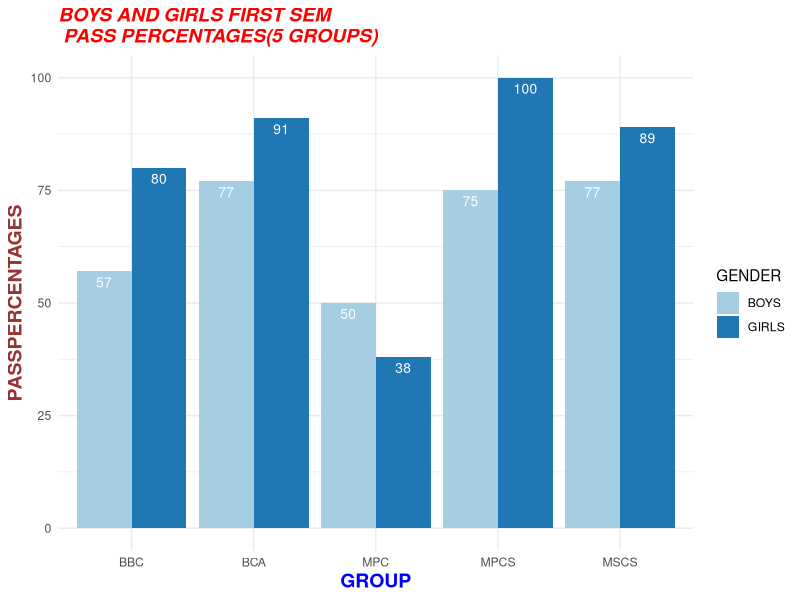
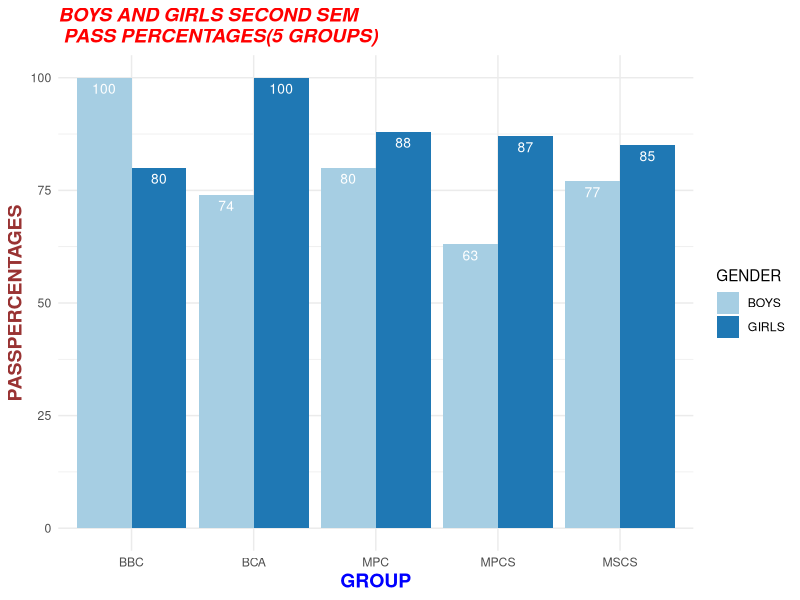
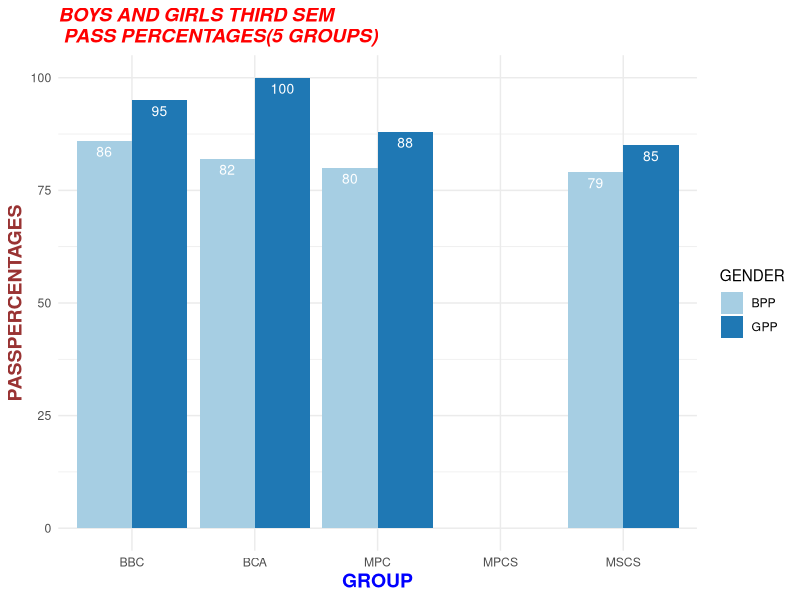
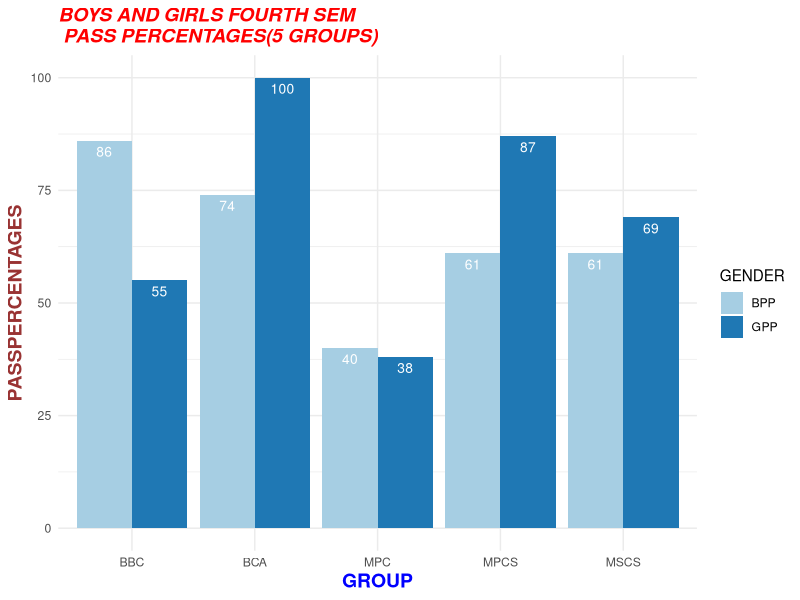
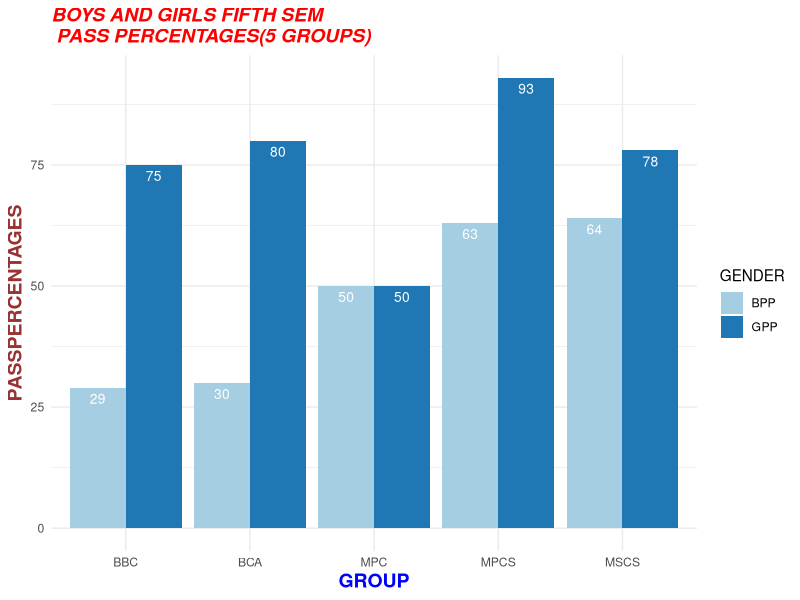

Here is the R script that generated these plots, in order:
getwd()
setwd("C:\\RDASH")
s=read.csv("RESANAL.csv")

#FIRST SEM ALL BOYS AND GIRLS PASS PERCENTAGES BARPLOT

s2=subset(s,SEMNO.==1 & GROUP=="M.S.CS.")
for(i in 1:length(s2$RNO))
  ifelse(((s2$HVPE[i]<18) | (s2$ENV[i]<18) | (s2$ENG.I[i]<10) | (s2$ENG.E[i]<30) | (s2$SAN.I[i]<10) | (s2$SAN.E[i]<30) | (s2$C.1.INT[i]<10) | (s2$C.1.EXT[i]<30) | (s2$C.2.INT[i]<10) |(s2$C.2.EXT[i]<30) | (s2$C.2P[i]<18) | (s2$C.3.INT[i]<10) |(s2$C.3.EXT[i]<30) | (s2$C.3P[i]<18)),s2$overallresult[i]<-"FAIL",s2$overallresult[i]<-"PASS")  
s3=s2[-c(8:50)]
s4=subset(s3,GENDER=="M")
s5=subset(s3,GENDER=="F")
s4$overallresult=="FAIL"
bf11=length(s4$overallresult[s4$overallresult=="FAIL"])
s5$overallresult=="FAIL"
gf11=length(s5$overallresult[s5$overallresult=="FAIL"])
BPP11=round(((length(s4$RNO)-bf11)/length(s4$RNO))*100,digits = 0)
GPP11=round(((length(s5$RNO)-gf11)/length(s5$RNO))*100,digits = 0)

s7=subset(s,SEMNO.==1 & GROUP=="M.P.CS.")
for(i in 1:length(s7$RNO))
  ifelse(((s7$HVPE[i]<18) | (s7$ENV[i]<18) | (s7$ENG.I[i]<10) | (s7$ENG.E[i]<30) | (s7$SAN.I[i]<10) | (s7$SAN.E[i]<30) | (s7$C.1.INT[i]<10) | (s7$C.1.EXT[i]<30) | (s7$C.2.INT[i]<10) |(s7$C.2.EXT[i]<30) | (s7$C.2P[i]<18) | (s7$C.3.INT[i]<10) |(s7$C.3.EXT[i]<30) | (s7$C.3P[i]<18)),s7$overallresult[i]<-"FAIL",s7$overallresult[i]<-"PASS")  
s7=s7[-c(8:50)]
s8=subset(s7,GENDER=="M")
s9=subset(s7,GENDER=="F")
bf12=length(s8$overallresult[s8$overallresult=="FAIL"])
gf12=length(s9$overallresult[s9$overallresult=="FAIL"])
BPP12=round(((length(s8$RNO)-bf12)/length(s8$RNO))*100,digits = 0)
GPP12=round(((length(s9$RNO)-gf12)/length(s9$RNO))*100,digits=0)

s11=subset(s,SEMNO.==1 & GROUP=="M.P.C.")
for(i in 1:length(s11$RNO))
  ifelse(((s11$HVPE[i]<18) | (s11$ENV[i]<18) | (s11$ENG.I[i]<10) | (s11$ENG.E[i]<30) | (s11$SAN.I[i]<10) | (s11$SAN.E[i]<30) | (s11$C.1.INT[i]<10) | (s11$C.1.EXT[i]<30) | (s11$C.2.INT[i]<10) |(s11$C.2.EXT[i]<30) | (s11$C.2P[i]<18) | (s11$C.3.INT[i]<10) |(s11$C.3.EXT[i]<30) | (s11$C.3P[i]<18)),s11$overallresult[i]<-"FAIL",s11$overallresult[i]<-"PASS")  
s11=s11[-c(8:50)]
s12=subset(s11,GENDER=="M")
s13=subset(s11,GENDER=="F")
bf13=length(s12$overallresult[s12$overallresult=="FAIL"])
gf13=length(s13$overallresult[s13$overallresult=="FAIL"])
BPP13=round(((length(s12$RNO)-bf13)/length(s12$RNO))*100,digits = 0)
GPP13=round(((length(s13$RNO)-gf13)/length(s13$RNO))*100,digits=0)

s15=subset(s,SEMNO.==1 & GROUP=="B.B.C.")
for(i in 1:length(s15$RNO))
  ifelse(((s15$HVPE[i]<18) | (s15$ENV[i]<18) | (s15$ENG.I[i]<10) | (s15$ENG.E[i]<30) | (s15$SAN.I[i]<10) | (s15$SAN.E[i]<30) | (s15$C.1.INT[i]<10) | (s15$C.1.EXT[i]<30) | (s15$C.2.INT[i]<10) |(s15$C.2.EXT[i]<30) | (s15$C.2P[i]<18) | (s15$C.3.INT[i]<10) |(s15$C.3.EXT[i]<30) | (s15$C.3P[i]<18) | (s15$C.1P[i]<18)), s15$overallresult[i]<-"FAIL",s15$overallresult[i]<-"PASS")  

s15=s15[-c(8:50)]
s16=subset(s15,GENDER=="M")
s17=subset(s15,GENDER=="F")
s16$overallresult=="FAIL"
bf14=length(s16$overallresult[s16$overallresult=="FAIL"])
s17$overallresult=="FAIL"
gf14=length(s17$overallresult[s17$overallresult=="FAIL"])
BPP14=round(((length(s16$RNO)-bf14)/length(s16$RNO))*100,digits = 0)
GPP14=round(((length(s17$RNO)-gf14)/length(s17$RNO))*100,digits=0)

s19=subset(s,SEMNO.==1 & GROUP=="B.C.A.")
for(i in 1:length(s19$RNO))
  ifelse(((s19$HVPE[i]<18) | (s19$ENV[i]<18) | (s19$ENG.I[i]<10) | (s19$ENG.E[i]<30) | (s19$SAN.I[i]<10) | (s19$SAN.E[i]<30) | (s19$C.1.INT[i]<10) | (s19$C.1.EXT[i]<30) | (s19$C.2.INT[i]<10) |(s19$C.2.EXT[i]<30) | (s19$C.2P[i]<18) | (s19$C.3.INT[i]<10) |(s19$C.3.EXT[i]<30) | (s19$C.3P[i]<18)), s19$overallresult[i]<-"FAIL",s19$overallresult[i]<-"PASS")  
s19=s19[-c(8:50)]
s20=subset(s19,GENDER=="M")
s21=subset(s19,GENDER=="F")
bf15=length(s20$overallresult[s20$overallresult=="FAIL"])
gf15=length(s21$overallresult[s21$overallresult=="FAIL"])
BPP15=round(((length(s20$RNO)-bf15)/length(s20$RNO))*100,digits = 0)
GPP15=round(((length(s21$RNO)-gf15)/length(s21$RNO))*100,digits=0)

s22=c(BPP11,GPP11,BPP12,GPP12,BPP13,GPP13,BPP14,GPP14,BPP15,GPP15)
s23=c("BOYS","GIRLS","BOYS","GIRLS","BOYS","GIRLS","BOYS","GIRLS","BOYS","GIRLS")
s24=c("MSCS","MSCS","MPCS","MPCS","MPC","MPC","BBC","BBC","BCA","BCA")
a=c(1,1,2,2,3,3,4,4,5,5)
firstsem=data.frame(a,s22,s23,s24)
colnames(firstsem)=c("SEM NO","PASSPERCENTAGES","GENDER","GROUP")


library(ggplot2)
#ggplot(data=MSCS,aes(fill=gender,x=semno,y=PassPercentages))+geom_bar(position="dodge",stat="identity") 

ggplot(data=firstsem, aes(x=GROUP, y=PASSPERCENTAGES, fill=GENDER)) +
  geom_bar(stat="identity", position=position_dodge())+
  geom_text(aes(label=PASSPERCENTAGES), vjust=1.6, color="white",
            position = position_dodge(0.9), size=3.5)+
  scale_fill_brewer(palette="Paired")+
  theme_minimal()+ ggtitle("BOYS AND GIRLS FIRST SEM \n PASS PERCENTAGES(5 GROUPS)")+
  theme( plot.title = element_text(color="red", size=14, face="bold.italic"), 
         axis.title.x = element_text(color="blue", size=14, face="bold"),
         axis.title.y = element_text(color="#993333", size=14, face="bold"))

s26=subset(s,SEMNO.==2 & GROUP=="M.S.CS.")
for(i in 1:length(s26$RNO))
  ifelse(((s26$CSS.1[i]<18) | (s26$ICT.1[i]<18) | (s26$ENG.I[i]<10) | (s26$ENG.E[i]<30) | (s26$SAN.I[i]<10) | (s26$SAN.E[i]<30) | (s26$C.1.INT[i]<10) | (s26$C.1.EXT[i]<30) | (s26$C.2.INT[i]<10) |(s26$C.2.EXT[i]<30) | (s26$C.2P[i]<18) | (s26$C.3.INT[i]<10) |(s26$C.3.EXT[i]<30) | (s26$C.3P[i]<18)),s26$overallresult[i]<-"FAIL",s26$overallresult[i]<-"PASS")  
s26=s26[-c(8:50)]
s27=subset(s26,GENDER=="M")
s28=subset(s26,GENDER=="F")
bf21=length(s27$overallresult[s27$overallresult=="FAIL"])
gf21=length(s28$overallresult[s28$overallresult=="FAIL"])
BPP21=round(((length(s27$RNO)-bf21)/length(s27$RNO))*100,digits=0)
GPP21=round(((length(s28$RNO)-gf21)/length(s28$RNO))*100,digits = 0)

s29=subset(s,SEMNO.==2 & GROUP=="M.P.CS.")
for(i in 1:length(s29$RNO))
  ifelse(((s29$CSS.1[i]<18) | (s29$ICT.1[i]<18) | (s29$ENG.I[i]<10) | (s29$ENG.E[i]<30) | (s29$SAN.I[i]<10) | (s29$SAN.E[i]<30) | (s29$C.1.INT[i]<10) | (s29$C.1.EXT[i]<30) | (s29$C.2.INT[i]<10) |(s29$C.2.EXT[i]<30) | (s29$C.2P[i]<18) | (s29$C.3.INT[i]<10) |(s29$C.3.EXT[i]<30) | (s29$C.3P[i]<18)),s29$overallresult[i]<-"FAIL",s29$overallresult[i]<-"PASS")  
s29=s29[-c(8:50)]
s30=subset(s29,GENDER=="M")
s31=subset(s29,GENDER=="F")
bf22=length(s30$overallresult[s30$overallresult=="FAIL"])
gf22=length(s31$overallresult[s31$overallresult=="FAIL"])
BPP22=round(((length(s30$RNO)-bf22)/length(s30$RNO))*100,digits = 0)
GPP22=round(((length(s31$RNO)-gf22)/length(s31$RNO))*100,digits=0)

s32=subset(s,SEMNO.==2 & GROUP=="M.P.C.")
for(i in 1:length(s32$RNO))
  ifelse(((s32$CSS.1[i]<18) | (s32$ICT.1[i]<18) | (s32$ENG.I[i]<10) | (s32$ENG.E[i]<30) | (s32$SAN.I[i]<10) | (s32$SAN.E[i]<30) | (s32$C.1.INT[i]<10) | (s32$C.1.EXT[i]<30) | (s32$C.2.INT[i]<10) |(s32$C.2.EXT[i]<30) | (s32$C.2P[i]<18) | (s32$C.3.INT[i]<10) |(s32$C.3.EXT[i]<30) | (s32$C.3P[i]<18)),s32$overallresult[i]<-"FAIL",s32$overallresult[i]<-"PASS")  
s32=s32[-c(8:50)]
s33=subset(s32,GENDER=="M")
s34=subset(s32,GENDER=="F")
bf23=length(s33$overallresult[s33$overallresult=="FAIL"])
gf23=length(s34$overallresult[s34$overallresult=="FAIL"])
BPP23=round(((length(s33$RNO)-bf23)/length(s33$RNO))*100,digits = 0)
GPP23=round(((length(s34$RNO)-gf23)/length(s34$RNO))*100,digits=0)

s35=subset(s,SEMNO.==2 & GROUP=="B.B.C.")
for(i in 1:length(s35$RNO))
  ifelse(((s35$CSS.1[i]<18) | (s35$ICT.1[i]<18) | (s35$ENG.I[i]<10) | (s35$ENG.E[i]<30) | (s35$SAN.I[i]<10) | (s35$SAN.E[i]<30) | (s35$C.1.INT[i]<10) | (s35$C.1.EXT[i]<30) | (s35$C.2.INT[i]<10) |(s35$C.2.EXT[i]<30) | (s35$C.2P[i]<18) | (s35$C.3.INT[i]<10) |(s35$C.3.EXT[i]<30) | (s35$C.3P[i]<18) | (s35$C.1P[i]<18)),s35$overallresult[i]<-"FAIL",s35$overallresult[i]<-"PASS")  
s35=s35[-c(8:50)]
s36=subset(s35,GENDER=="M")
s37=subset(s35,GENDER=="F")
bf24=length(s36$overallresult[s36$overallresult=="FAIL"])
gf24=length(s37$overallresult[s37$overallresult=="FAIL"])
BPP24=round(((length(s36$RNO)-bf24)/length(s36$RNO))*100,digits = 0)
GPP24=round(((length(s37$RNO)-gf24)/length(s37$RNO))*100,digits=0)

s38=subset(s,SEMNO.==2 & GROUP=="B.C.A.")
for(i in 1:length(s38$RNO))
  ifelse(((s38$CSS.1[i]<18) | (s38$ICT.1[i]<18) | (s38$ENG.I[i]<10) | (s38$ENG.E[i]<30) | (s38$SAN.I[i]<10) | (s38$SAN.E[i]<30) | (s38$C.1.INT[i]<10) | (s38$C.1.EXT[i]<30) | (s38$C.2.INT[i]<10) |(s38$C.2.EXT[i]<30) | (s38$C.2P[i]<18) | (s38$C.3.INT[i]<10) |(s38$C.3.EXT[i]<30) | (s38$C.3P[i]<18)),s38$overallresult[i]<-"FAIL",s38$overallresult[i]<-"PASS")  
s38=s38[-c(8:50)]
s39=subset(s38,GENDER=="M")
s40=subset(s38,GENDER=="F")
bf25=length(s39$overallresult[s39$overallresult=="FAIL"])
gf25=length(s40$overallresult[s40$overallresult=="FAIL"])
BPP25=round(((length(s39$RNO)-bf25)/length(s39$RNO))*100,digits = 0)
GPP25=round(((length(s40$RNO)-gf25)/length(s40$RNO))*100,digits=0)

s41=c(BPP21,GPP21,BPP22,GPP22,BPP23,GPP23,BPP24,GPP24,BPP25,GPP25)
s42=c("BOYS","GIRLS","BOYS","GIRLS","BOYS","GIRLS","BOYS","GIRLS","BOYS","GIRLS")
s43=c("MSCS","MSCS","MPCS","MPCS","MPC","MPC","BBC","BBC","BCA","BCA")
secondsem=data.frame(a,s41,s42,s43)
colnames(secondsem)=c("SEM NO","PASSPERCENTAGES","GENDER","GROUP")
#ggplot(data=MSCS,aes(fill=gender,x=semno,y=PassPercentages))+geom_bar(position="dodge",stat="identity") 

ggplot(data=secondsem, aes(x=GROUP, y=PASSPERCENTAGES, fill=GENDER)) +
  geom_bar(stat="identity", position=position_dodge())+
  geom_text(aes(label=PASSPERCENTAGES), vjust=1.6, color="white",
            position = position_dodge(0.9), size=3.5)+
  scale_fill_brewer(palette="Paired")+
  theme_minimal()+ ggtitle("BOYS AND GIRLS SECOND SEM\n PASS PERCENTAGES(5 GROUPS)")+
  theme( plot.title = element_text(color="red", size=14, face="bold.italic"), 
         axis.title.x = element_text(color="blue", size=14, face="bold"),
         axis.title.y = element_text(color="#993333", size=14, face="bold"))


s45=subset(s,SEMNO.==3 & GROUP=="M.S.CS.")
for(i in 1:length(s45$RNO))
  ifelse(((s45$CSS.2[i]<18) | (s45$ICT.2[i]<18) | (s45$ENG.I[i]<10) | (s45$ENG.E[i]<30) | (s45$SAN.I[i]<10) | (s45$SAN.E[i]<30) | (s45$C.1.INT[i]<10) | (s45$C.1.EXT[i]<30) | (s45$C.2.INT[i]<10) |(s45$C.2.EXT[i]<30) | (s45$C.2P[i]<18) | (s45$C.3.INT[i]<10) |(s45$C.3.EXT[i]<30) | (s45$C.3P[i]<18)),s45$overallresult[i]<-"FAIL",s45$overallresult[i]<-"PASS")  
s45=s45[-c(8:50)]
s46=subset(s45,GENDER=="M")
s47=subset(s45,GENDER=="F")
bf31=length(s46$overallresult[s46$overallresult=="FAIL"])
gf31=length(s47$overallresult[s47$overallresult=="FAIL"])
BPP31=round(((length(s46$RNO)-bf31)/length(s46$RNO))*100,digits = 0)
GPP31=round(((length(s47$RNO)-gf31)/length(s47$RNO))*100,digits = 0)

s48=subset(s,SEMNO.==3 & GROUP=="M.P.CS.")
for(i in 1:length(s48$RNO))
  ifelse(((s48$CSS.2[i]<18) | (s48$ICT.2[i]<18) | (s48$ENG.I[i]<10) | (s48$ENG.E[i]<30) | (s48$SAN.I[i]<10) | (s48$SAN.E[i]<30) | (s48$C.1.INT[i]<10) | (s48$C.1.EXT[i]<30) | (s48$C.2.INT[i]<10) |(s48$C.2.EXT[i]<30) | (s48$C.2P[i]<18) | (s48$C.3.INT[i]<10) |(s48$C.3.EXT[i]<30) | (s48$C.3P[i]<18)),s48$overallresult[i]<-"FAIL",s48$overallresult[i]<-"PASS")  
s48=s48[-c(8:50)]
s49=subset(s48,GENDER=="M")
s50=subset(s48,GENDER=="F")
bf32=length(s49$overallresult[s49$overallresult=="FAIL"])
gf32=length(s50$overallresult[s50$overallresult=="FAIL"])
BPP32=round(((length(s49$RNO)-bf32)/length(s49$RNO))*100,digits = 0)
GPP32=round(((length(s50$RNO)-gf32)/length(s50$RNO))*100,digits=0)

s51=subset(s,SEMNO.==3 & GROUP=="M.P.C.")
for(i in 1:length(s51$RNO))
  ifelse(((s51$CSS.2[i]<18) | (s51$ICT.2[i]<18) | (s51$ENG.I[i]<10) | (s51$ENG.E[i]<30) | (s51$SAN.I[i]<10) | (s51$SAN.E[i]<30) | (s51$C.1.INT[i]<10) | (s51$C.1.EXT[i]<30) | (s51$C.2.INT[i]<10) |(s51$C.2.EXT[i]<30) | (s51$C.2P[i]<18) | (s51$C.3.INT[i]<10) |(s51$C.3.EXT[i]<30) | (s51$C.3P[i]<18)),s51$overallresult[i]<-"FAIL",s51$overallresult[i]<-"PASS")  
s51=s51[-c(8:50)]
s52=subset(s51,GENDER=="M")
s53=subset(s51,GENDER=="F")
bf33=length(s52$overallresult[s52$overallresult=="FAIL"])
gf33=length(s53$overallresult[s53$overallresult=="FAIL"])
BPP33=round(((length(s52$RNO)-bf33)/length(s52$RNO))*100,digits = 0)
GPP33=round(((length(s53$RNO)-gf33)/length(s53$RNO))*100,digits=0)

s54=subset(s,SEMNO.==3 & GROUP=="B.B.C.")
for(i in 1:length(s54$RNO))
  ifelse(((s54$CSS.2[i]<18) | (s54$ICT.2[i]<18) | (s54$ENG.I[i]<10) | (s54$ENG.E[i]<30) | (s54$SAN.I[i]<10) | (s54$SAN.E[i]<30) | (s54$C.1.INT[i]<10) | (s54$C.1.EXT[i]<30) | (s54$C.2.INT[i]<10) |(s54$C.2.EXT[i]<30) | (s54$C.2P[i]<18) | (s54$C.3.INT[i]<10) |(s54$C.3.EXT[i]<30) | (s54$C.3P[i]<18) | (s54$C.1P[i]<18)),s54$overallresult[i]<-"FAIL",s54$overallresult[i]<-"PASS")  
s54=s54[-c(8:50)]
s55=subset(s54,GENDER=="M")
s56=subset(s54,GENDER=="F")
bf34=length(s55$overallresult[s55$overallresult=="FAIL"])
gf34=length(s56$overallresult[s56$overallresult=="FAIL"])
BPP34=round(((length(s55$RNO)-bf34)/length(s55$RNO))*100,digits = 0)
GPP34=round(((length(s56$RNO)-gf34)/length(s56$RNO))*100,digits=0)

s57=subset(s,SEMNO.==3 & GROUP=="B.C.A.")
for(i in 1:length(s57$RNO))
  ifelse(((s57$CSS.2[i]<18) | (s57$ICT.2[i]<18) | (s57$ENG.I[i]<10) | (s57$ENG.E[i]<30) | (s57$TALLY[i]<18)  | (s57$C.1.INT[i]<10) | (s57$C.1.EXT[i]<30) | (s57$C.2.INT[i]<10) |(s57$C.2.EXT[i]<30) | (s57$C.2P[i]<18) | (s57$C.3.INT[i]<10) |(s57$C.3.EXT[i]<30) | (s57$C.3P[i]<18)),s57$overallresult[i]<-"FAIL",s57$overallresult[i]<-"PASS")  
s57=s57[-c(8:50)]
s58=subset(s57,GENDER=="M")
s59=subset(s57,GENDER=="F")
bf35=length(s58$overallresult[s58$overallresult=="FAIL"])
gf35=length(s59$overallresult[s59$overallresult=="FAIL"])
BPP35=round(((length(s58$RNO)-bf35)/length(s58$RNO))*100,digits = 0)
GPP35=round(((length(s59$RNO)-gf35)/length(s59$RNO))*100,digits=0)

s60=c(BPP31,GPP31,BPP32,GPP32,BPP33,GPP33,BPP34,GPP34,BPP35,GPP35)
s61=c("BPP","GPP","BPP","GPP","BPP","GPP","BPP","GPP","BPP","GPP")
s62=c("MSCS","MSCS","MPCS","MPCS","MPC","MPC","BBC","BBC","BCA","BCA")
thirdsem=data.frame(a,s60,s61,s62)
colnames(thirdsem)=c("SEM NO","PASSPERCENTAGES","GENDER","GROUP")

#ggplot(data=MSCS,aes(fill=gender,x=semno,y=PassPercentages))+geom_bar(position="dodge",stat="identity") 

ggplot(data=thirdsem, aes(x=GROUP, y=PASSPERCENTAGES, fill=GENDER)) +
  geom_bar(stat="identity", position=position_dodge())+
  geom_text(aes(label=PASSPERCENTAGES), vjust=1.6, color="white",
            position = position_dodge(0.9), size=3.5)+
  scale_fill_brewer(palette="Paired")+
  theme_minimal()+ ggtitle("BOYS AND GIRLS THIRD SEM\n PASS PERCENTAGES(5 GROUPS)")+
  theme( plot.title = element_text(color="red", size=14, face="bold.italic"), 
         axis.title.x = element_text(color="blue", size=14, face="bold"),
         axis.title.y = element_text(color="#993333", size=14, face="bold"))


s64=subset(s,SEMNO.==4 & GROUP=="M.S.CS.")
for(i in 1:length(s64$RNO))
  ifelse(((s64$CSS.3[i]<18) | (s64$ANAL[i]<18) | (s64$LEAD[i]<10) | (s64$ENTP[i]<10) | (s64$C.1.INT[i]<10) | (s64$C.1.EXT[i]<30) | (s64$C.2.INT[i]<10) |(s64$C.2.EXT[i]<30) | (s64$C.2P[i]<18) | (s64$C.3.INT[i]<10) |(s64$C.3.EXT[i]<30) | (s64$C.3P[i]<18)),s64$overallresult[i]<-"FAIL",s64$overallresult[i]<-"PASS")  
s64=s64[-c(8:50)]
s65=subset(s64,GENDER=="M")
s66=subset(s64,GENDER=="F")
bf41=length(s65$overallresult[s65$overallresult=="FAIL"])
gf41=length(s66$overallresult[s66$overallresult=="FAIL"])
BPP41=round(((length(s65$RNO)-bf41)/length(s65$RNO))*100,digits = 0)
GPP41=round(((length(s66$RNO)-gf41)/length(s66$RNO))*100,digits = 0)

s67=subset(s,SEMNO.==4 & GROUP=="M.P.CS.")
for(i in 1:length(s67$RNO))
  ifelse(((s67$CSS.3[i]<18) | (s67$ANAL[i]<18) | (s67$LEAD[i]<10) | (s67$ENTP[i]<10) | (s67$C.1.INT[i]<10) | (s67$C.1.EXT[i]<30) | (s67$C.2.INT[i]<10) |(s67$C.2.EXT[i]<30) | (s67$C.2P[i]<18) | (s67$C.3.INT[i]<10) |(s67$C.3.EXT[i]<30) | (s67$C.3P[i]<18)),s67$overallresult[i]<-"FAIL",s67$overallresult[i]<-"PASS")  
s67=s67[-c(8:50)]
s68=subset(s67,GENDER=="M")
s69=subset(s67,GENDER=="F")
bf42=length(s68$overallresult[s68$overallresult=="FAIL"])
gf42=length(s69$overallresult[s69$overallresult=="FAIL"])
BPP42=round(((length(s68$RNO)-bf42)/length(s68$RNO))*100,digits = 0)
GPP42=round(((length(s69$RNO)-gf42)/length(s69$RNO))*100,digits=0)

s70=subset(s,SEMNO.==4 & GROUP=="M.P.C.")
for(i in 1:length(s70$RNO))
  ifelse(((s70$CSS.3[i]<18) | (s70$ANAL[i]<18) | (s70$LEAD[i]<10) | (s70$ENTP[i]<10) | (s70$C.1.INT[i]<10) | (s70$C.1.EXT[i]<30) | (s70$C.2.INT[i]<10) |(s70$C.2.EXT[i]<30) | (s70$C.2P[i]<18) | (s70$C.3.INT[i]<10) |(s70$C.3.EXT[i]<30) | (s70$C.3P[i]<18)),s70$overallresult[i]<-"FAIL",s70$overallresult[i]<-"PASS")  
s70=s70[-c(8:50)]
s71=subset(s70,GENDER=="M")
s72=subset(s70,GENDER=="F")
bf43=length(s71$overallresult[s71$overallresult=="FAIL"])
gf43=length(s72$overallresult[s72$overallresult=="FAIL"])
BPP43=round(((length(s71$RNO)-bf43)/length(s71$RNO))*100,digits = 0)
GPP43=round(((length(s72$RNO)-gf43)/length(s72$RNO))*100,digits=0)

s73=subset(s,SEMNO.==4 & GROUP=="B.B.C.")
for(i in 1:length(s73$RNO))
  ifelse(((s73$CSS.3[i]<18) | (s73$ANAL[i]<18) | (s73$LEAD[i]<10) | (s73$ENTP[i]<10) | (s73$C.1.INT[i]<10) | (s73$C.1.EXT[i]<30) | (s73$C.2.INT[i]<10) |(s73$C.2.EXT[i]<30) | (s73$C.2P[i]<18) | (s73$C.3.INT[i]<10) |(s73$C.3.EXT[i]<30) | (s73$C.3P[i]<18)),s73$overallresult[i]<-"FAIL",s73$overallresult[i]<-"PASS")  
s73=s73[-c(8:50)]
s74=subset(s73,GENDER=="M")
s75=subset(s73,GENDER=="F")
bf44=length(s74$overallresult[s74$overallresult=="FAIL"])
gf44=length(s75$overallresult[s75$overallresult=="FAIL"])
BPP44=round(((length(s74$RNO)-bf44)/length(s74$RNO))*100,digits = 0)
GPP44=round(((length(s75$RNO)-gf44)/length(s75$RNO))*100,digits=0)

s76=subset(s,SEMNO.==4 & GROUP=="B.C.A.")
for(i in 1:length(s76$RNO))
  ifelse(((s76$CSS.3[i]<18) | (s76$ANAL[i]<18) | (s76$DRVW[i]<18) | (s76$CITI[i]<18) | (s76$C.1.INT[i]<10) | (s76$C.1.EXT[i]<30) | (s76$C.2.INT[i]<10) |(s76$C.2.EXT[i]<30) | (s76$C.2P[i]<18) | (s76$C.3.INT[i]<10) |(s76$C.3.EXT[i]<30) | (s76$C.3P[i]<18) | (s76$C.1P[i]<18)),s76$overallresult[i]<-"FAIL",s76$overallresult[i]<-"PASS")  
s76=s76[-c(8:50)]
s77=subset(s76,GENDER=="M")
s78=subset(s76,GENDER=="F")
bf45=length(s77$overallresult[s77$overallresult=="FAIL"])
gf45=length(s78$overallresult[s78$overallresult=="FAIL"])
BPP45=round(((length(s77$RNO)-bf45)/length(s77$RNO))*100,digits = 0)
GPP45=round(((length(s78$RNO)-gf45)/length(s78$RNO))*100,digits=0)

s79=c(BPP41,GPP41,BPP42,GPP42,BPP43,GPP43,BPP44,GPP44,BPP45,GPP45)
s80=c("BPP","GPP","BPP","GPP","BPP","GPP","BPP","GPP","BPP","GPP")
s81=c("MSCS","MSCS","MPCS","MPCS","MPC","MPC","BBC","BBC","BCA","BCA")
fourthsem=data.frame(a,s79,s80,s81)
colnames(fourthsem)=c("SEM NO","PASSPERCENTAGES","GENDER","GROUP")

#ggplot(data=MSCS,aes(fill=gender,x=semno,y=PassPercentages))+geom_bar(position="dodge",stat="identity") 

ggplot(data=fourthsem, aes(x=GROUP, y=PASSPERCENTAGES, fill=GENDER)) +
  geom_bar(stat="identity", position=position_dodge())+
  geom_text(aes(label=PASSPERCENTAGES), vjust=1.6, color="white",
            position = position_dodge(0.9), size=3.5)+
  scale_fill_brewer(palette="Paired")+
  theme_minimal()+ ggtitle("BOYS AND GIRLS FOURTH SEM\n PASS PERCENTAGES(5 GROUPS)")+
  theme( plot.title = element_text(color="red", size=14, face="bold.italic"), 
         axis.title.x = element_text(color="blue", size=14, face="bold"),
         axis.title.y = element_text(color="#993333", size=14, face="bold"))


s83=subset(s,SEMNO.==5 & GROUP=="M.S.CS.")
for(i in 1:length(s83$RNO))
  ifelse(((s83$C.4.INT[i]<10) | (s83$C.4.EXT[i]<30) | (s83$C.5.INT[i]<10) | (s83$C.5.EXT[i]<30) | (s83$C.5P[i]<18) | (s83$C.6.INT[i]<10) | (s83$C.6.EXT[i]<30) | (s83$C.6P[i]<18) | (s83$C.1.INT[i]<10) | (s83$C.1.EXT[i]<30) | (s83$C.2.INT[i]<10) |(s83$C.2.EXT[i]<30) | (s83$C.2P[i]<18) | (s83$C.3.INT[i]<10) |(s83$C.3.EXT[i]<30) | (s83$C.3P[i]<18)),s83$overallresult[i]<-"FAIL",s83$overallresult[i]<-"PASS")  
s83=s83[-c(8:50)]
s84=subset(s83,GENDER=="M")
s85=subset(s83,GENDER=="F")
bf51=length(s84$overallresult[s84$overallresult=="FAIL"])
gf51=length(s85$overallresult[s85$overallresult=="FAIL"])
BPP51=round(((length(s84$RNO)-bf51)/length(s84$RNO))*100,digits = 0)
GPP51=round(((length(s85$RNO)-gf51)/length(s85$RNO))*100,digits = 0)

s86=subset(s,SEMNO.==5 & GROUP=="M.P.CS.")
for(i in 1:length(s86$RNO))
  ifelse(((s86$C.4.INT[i]<10) | (s86$C.4.EXT[i]<30) | (s86$C.5.INT[i]<10) | (s86$C.5.EXT[i]<30) | (s86$C.5P[i]<18) | (s86$C.6.INT[i]<10) | (s86$C.6.EXT[i]<30) | (s86$C.6P[i]<18) | (s86$C.1.INT[i]<10) | (s86$C.1.EXT[i]<30) | (s86$C.2.INT[i]<10) |(s86$C.2.EXT[i]<30) | (s86$C.2P[i]<18) | (s86$C.3.INT[i]<10) |(s86$C.3.EXT[i]<30) | (s86$C.3P[i]<18)),s86$overallresult[i]<-"FAIL",s86$overallresult[i]<-"PASS")  
s86=s86[-c(8:50)]
s87=subset(s86,GENDER=="M")
s88=subset(s86,GENDER=="F")
bf52=length(s87$overallresult[s87$overallresult=="FAIL"])
gf52=length(s88$overallresult[s88$overallresult=="FAIL"])
BPP52=round(((length(s87$RNO)-bf52)/length(s87$RNO))*100,digits = 0)
GPP52=round(((length(s88$RNO)-gf52)/length(s88$RNO))*100,digits=0)

s89=subset(s,SEMNO.==5 & GROUP=="M.P.C.")
for(i in 1:length(s89$RNO))
  ifelse(((s89$C.4.INT[i]<10) | (s89$C.4.EXT[i]<30) | (s89$C.5.INT[i]<10) | (s89$C.5.EXT[i]<30) | (s89$C.5P[i]<18) | (s89$C.6.INT[i]<10) | (s89$C.6.EXT[i]<30) | (s89$C.6P[i]<18) | (s89$C.1.INT[i]<10) | (s89$C.1.EXT[i]<30) | (s89$C.2.INT[i]<10) |(s89$C.2.EXT[i]<30) | (s89$C.2P[i]<18) | (s89$C.3.INT[i]<10) |(s89$C.3.EXT[i]<30) | (s89$C.3P[i]<18)),s89$overallresult[i]<-"FAIL",s89$overallresult[i]<-"PASS")  
s89=s89[-c(8:50)]
s90=subset(s89,GENDER=="M")
s91=subset(s89,GENDER=="F")
bf53=length(s90$overallresult[s90$overallresult=="FAIL"])
gf53=length(s91$overallresult[s91$overallresult=="FAIL"])
BPP53=round(((length(s90$RNO)-bf53)/length(s90$RNO))*100,digits = 0)
GPP53=round(((length(s91$RNO)-gf53)/length(s91$RNO))*100,digits=0)

s92=subset(s,SEMNO.==5 & GROUP=="B.B.C.")
for(i in 1:length(s92$RNO))
  ifelse(((s92$C.4.INT[i]<10) | (s92$C.4.EXT[i]<30) | (s92$C.5.INT[i]<10) | (s92$C.5.EXT[i]<30) | (s92$C.5P[i]<18) | (s92$C.6.INT[i]<10) | (s92$C.6.EXT[i]<30) | (s92$C.6P[i]<18) | (s92$C.1.INT[i]<10) | (s92$C.1.EXT[i]<30) | (s92$C.2.INT[i]<10) |(s92$C.2.EXT[i]<30) | (s92$C.2P[i]<18) | (s92$C.3.INT[i]<10) |(s92$C.3.EXT[i]<30) | (s92$C.3P[i]<18) |(s92$C.1P[i]<18) | (s92$C.4P[i]<18)),s92$overallresult[i]<-"FAIL",s92$overallresult[i]<-"PASS")  
s92=s92[-c(8:50)]
s93=subset(s92,GENDER=="M")
s94=subset(s92,GENDER=="F")
bf54=length(s93$overallresult[s93$overallresult=="FAIL"])
gf54=length(s94$overallresult[s94$overallresult=="FAIL"])
BPP54=round(((length(s93$RNO)-bf54)/length(s93$RNO))*100,digits = 0)
GPP54=round(((length(s94$RNO)-gf54)/length(s94$RNO))*100,digits=0)

s95=subset(s,SEMNO.==5 & GROUP=="B.C.A.")
for(i in 1:length(s95$RNO))
  ifelse(((s95$C.4.INT[i]<10) | (s95$C.4.EXT[i]<30) | (s95$C.5.INT[i]<10) | (s95$C.5.EXT[i]<30) | (s95$C.5P[i]<18) | (s95$C.1.INT[i]<10) | (s95$C.1.EXT[i]<30) | (s95$C.2.INT[i]<10) |(s95$C.2.EXT[i]<30) | (s95$C.3.INT[i]<10) |(s95$C.3.EXT[i]<30) | (s95$C.4P[i]<18)),s95$overallresult[i]<-"FAIL",s95$overallresult[i]<-"PASS")  
s95=s95[-c(8:50)]
s96=subset(s95,GENDER=="M")
s97=subset(s95,GENDER=="F")
bf55=length(s96$overallresult[s96$overallresult=="FAIL"])
gf55=length(s97$overallresult[s97$overallresult=="FAIL"])
BPP55=round(((length(s96$RNO)-bf55)/length(s96$RNO))*100,digits = 0)
GPP55=round(((length(s97$RNO)-gf55)/length(s97$RNO))*100,digits=0)

s98=c(BPP51,GPP51,BPP52,GPP52,BPP53,GPP53,BPP54,GPP54,BPP55,GPP55)
s99=c("BPP","GPP","BPP","GPP","BPP","GPP","BPP","GPP","BPP","GPP")
s100=c("MSCS","MSCS","MPCS","MPCS","MPC","MPC","BBC","BBC","BCA","BCA")
fifthsem=data.frame(a,s98,s99,s100)
colnames(fifthsem)=c("SEM NO","PASSPERCENTAGES","GENDER","GROUP")

#ggplot(data=MSCS,aes(fill=gender,x=semno,y=PassPercentages))+geom_bar(position="dodge",stat="identity") 

ggplot(data=fifthsem, aes(x=GROUP, y=PASSPERCENTAGES, fill=GENDER)) +
  geom_bar(stat="identity", position=position_dodge())+
  geom_text(aes(label=PASSPERCENTAGES), vjust=1.6, color="white",
            position = position_dodge(0.9), size=3.5)+
  scale_fill_brewer(palette="Paired")+
  theme_minimal()+ ggtitle("BOYS AND GIRLS FIFTH SEM\n PASS PERCENTAGES(5 GROUPS)")+
  theme( plot.title = element_text(color="red", size=14, face="bold.italic"), 
         axis.title.x = element_text(color="blue", size=14, face="bold"),
         axis.title.y = element_text(color="#993333", size=14, face="bold"))

ppresult=data.frame(firstsem,secondsem,thirdsem,fourthsem,fifthsem)
